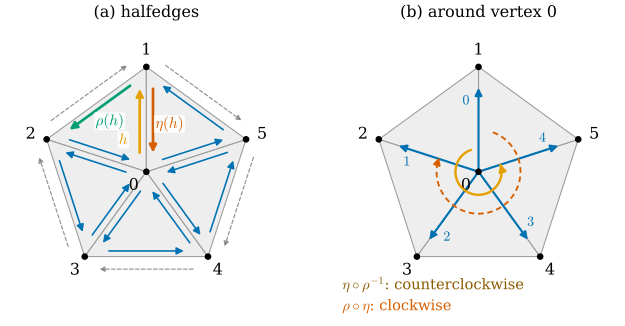

The Python source for this figure:
"""Figure 33.5.2: halfedges, twin and next, and the two rotations around a vertex (Section 33.5).

The mesh of Figure 33.5.1 (a closed fan of five triangles (0, t+1, t+2) around vertex 0, counterclockwise rows),
stored as dgdec.HalfedgeMesh (one boundary halfedge per rim edge).
(a) every interior halfedge drawn as an arrow pushed toward the centroid of its triangle; boundary halfedges outside
    the rim, gray dashed. Highlighted: h = 0 -> 1, its twin eta(h) = 1 -> 0 and its next rho(h) = 1 -> 2.
(b) the five halfedges leaving vertex 0, numbered in the order of eta o rho^{-1} (twin o prev, counterclockwise) from
    h; the arcs show the two rotations eta o rho^{-1} (counterclockwise) and rho o eta (next o twin, clockwise).
Self-check: next has order 3 on interior halfedges, twin is a fixed-point-free involution with tail(twin h) = head(h),
outgoing(0) visits 1, 2, 3, 4, 5 with increasing angle, and rho o eta visits them in the reverse order.

Run from the project root:
``PYTHONPATH=tools python3 chapters/33-combinatorial-surfaces/figures/fig-33-5-2-halfedges.py``
"""

import dgdec as dd

import dgfig  # noqa: E402

dgfig.setup()

import matplotlib.pyplot as plt  # noqa: E402
import numpy as np  # noqa: E402
from matplotlib.patches import FancyArrowPatch, Polygon  # noqa: E402

C = dgfig.COLORS
ang = np.deg2rad(90 + 72 * np.arange(5))
X = np.vstack([[0, 0], np.c_[np.cos(ang), np.sin(ang)]])
F = np.array([(0, 1 + t, 1 + (t + 1) % 5) for t in range(5)])
he = dd.HalfedgeMesh(F)
ni = 3 * len(F)
assert np.all(he.next[he.next[he.next[:ni]]] == np.arange(ni))
assert np.all(he.twin[he.twin] == np.arange(he.nh)) and np.all(he.twin != np.arange(he.nh))
assert np.all(he.vertex[he.twin] == he.head)
out = he.outgoing(0)
assert [int(he.head[h]) for h in out] == [1, 2, 3, 4, 5]
crane = [out[0]]
for _ in range(4):
    crane.append(int(he.next[he.twin[crane[-1]]]))
assert [int(he.head[h]) for h in crane] == [1, 5, 4, 3, 2]          # next o twin turns the other way


def arrow(ax, p, q, color, lw=1.5, ls="-", ms=11, z=5, alpha=1.0):
    ax.add_patch(FancyArrowPatch(p, q, arrowstyle="-|>", mutation_scale=ms, color=color, lw=lw, ls=ls, zorder=z,
                                 alpha=alpha, shrinkA=0, shrinkB=0))


fig, (axa, axb) = plt.subplots(1, 2, figsize=(6.8, 3.5))
for ax in (axa, axb):
    for f in F:
        ax.add_patch(Polygon(X[f], closed=True, facecolor="#EEEEEE", edgecolor="#9A9A9A", lw=0.8, zorder=0))
    for v in range(6):
        ax.plot(*X[v], "o", color="black", ms=4, zorder=6)
        q = X[v] * 1.16 if v else np.array([-0.12, -0.13])
        ax.text(*q, str(v), fontsize=12, ha="center", va="center", zorder=7)

# ---------------------------------------------------------------- (a) halfedges
h0 = out[0]                                                     # 0 -> 1
special = {h0: (C["accent"], r"$h$"), int(he.twin[h0]): (C["normal"], r"$\eta(h)$"),
           int(he.next[h0]): (C["third"], r"$\rho(h)$")}
# label position along the arrow (0 = tail, 1 = head): h and rho(h) lie in the same triangle, so the label of h
# sits low on its arrow and does not collide with the label of rho(h)
along = {h0: 0.25}
for h in range(he.nh):
    a, b = X[he.vertex[h]], X[he.head[h]]
    if he.face[h] >= 0:
        c = X[F[he.face[h]]].mean(0)
        p, q = a + 0.2 * (c - a), b + 0.2 * (c - b)
        p, q = p + 0.12 * (q - p), q - 0.12 * (q - p)
        col, lab = special.get(h, (C["tangent"], None))
        arrow(axa, p, q, col, lw=2.0 if lab else 1.2, z=6 if lab else 5)
        if lab:
            t = along.get(h, 0.5)
            mid = (1 - t) * p + t * q + 0.16 * (c - (a + b) / 2) / np.linalg.norm(c - (a + b) / 2)
            axa.text(*mid, lab, color=col, fontsize=11.5, ha="center", va="center", zorder=8,
                     bbox=dict(boxstyle="round,pad=0.08", fc="white", ec="none", alpha=0.85))
    else:
        nrm = (a + b) / 2 / np.linalg.norm((a + b) / 2)
        p, q = a + 0.12 * nrm, b + 0.12 * nrm
        p, q = p + 0.12 * (q - p), q - 0.12 * (q - p)
        arrow(axa, p, q, C["aux"], lw=0.9, ls=(0, (3, 2)), ms=8, alpha=0.8)
axa.set_title("(a) halfedges", fontsize=12)
dgfig.schematic_axes(axa, xlim=(-1.35, 1.35), ylim=(-1.42, 1.4))

# ---------------------------------------------------------------- (b) rotations around vertex 0
for k, h in enumerate(out):
    d = X[he.head[h]]
    arrow(axb, X[0], d * 0.8, C["tangent"], lw=1.6)
    side = np.array([-d[1], d[0]])
    axb.text(*(d * 0.68 + 0.12 * side), rf"${k}$", fontsize=10.5, color=C["tangent"], ha="center", va="center",
             bbox=dict(boxstyle="round,pad=0.05", fc="#EEEEEE", ec="none"))
th = np.linspace(np.deg2rad(110), np.deg2rad(380), 80)
arc = 0.22 * np.c_[np.cos(th), np.sin(th)]
axb.plot(*arc[:-1].T, color=C["accent"], lw=1.8, zorder=8)
arrow(axb, arc[-3], arc[-1], C["accent"], lw=1.8, z=8)
th2 = np.linspace(np.deg2rad(70), np.deg2rad(-200), 80)
arc2 = 0.4 * np.c_[np.cos(th2), np.sin(th2)]
axb.plot(*arc2[:-1].T, color=C["normal"], lw=1.4, ls=(0, (3, 2)), zorder=8)
arrow(axb, arc2[-3], arc2[-1], C["normal"], lw=1.4, z=8)
axb.text(-1.3, -1.12, r"$\eta\circ\rho^{-1}$: counterclockwise", color="#8a5a00", fontsize=11, ha="left")
axb.text(-1.3, -1.32, r"$\rho\circ\eta$: clockwise", color=C["normal"], fontsize=11, ha="left")
axb.set_title("(b) around vertex 0", fontsize=12)
dgfig.schematic_axes(axb, xlim=(-1.35, 1.35), ylim=(-1.42, 1.4))
fig.subplots_adjust(left=0.01, right=0.99, top=0.9, bottom=0.02, wspace=0.08)
dgfig.save(fig, __file__)
